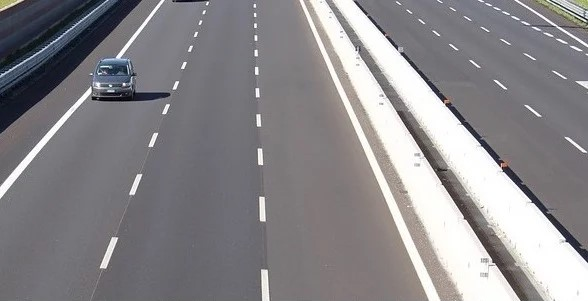
#> input picture CVL/Lab5/hough_img.jpg, 588 x 301 px
$ python l5q2.py
#> lines starting #> are read from the running program, lines starting #| are printed output that depends on the picture
import cv2
import numpy as np


def hough_transform(image_path):
#> in hough_transform, img is the input picture: shape (301, 588, 3); mean B, G, R 138.1, 135, 137.2
    def update(val):
        # Get the threshold value from the trackbar
#> called with val = 100
        threshold = cv2.getTrackbarPos('Threshold', 'Hough Transform')

        # Perform Canny edge detection
        edges = cv2.Canny(gray, 50, 150)
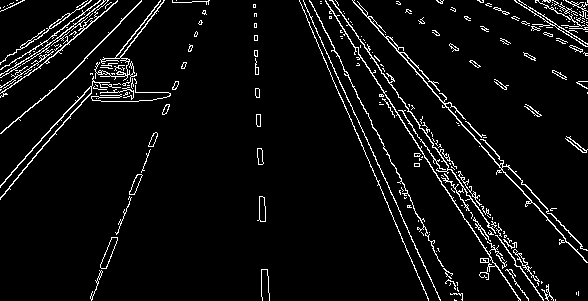
#> edges: shape (301, 588); 5.4% white in thin lines or dots

        # Apply Hough Transform to detect lines
        lines = cv2.HoughLines(edges, 1, np.pi / 180, threshold)
#> lines = 43 rows, first 8: [-272, 2.53], [-271, 2.57], [-261, 2.41], [-273, 2.71], [-268, 2.51], [-258, 2.39], [-275, 2.67], [-267, 2.43]

        # Create a black image to draw lines on
        lines_img = np.zeros_like(gray)

        if lines is not None:
            for line in lines:
                rho, theta = line[0]
                a = np.cos(theta)
                b = np.sin(theta)
                x0 = a * rho
                y0 = b * rho
                x1 = int(x0 + 1000 * (-b))
                y1 = int(y0 + 1000 * (a))
                x2 = int(x0 - 1000 * (-b))
                y2 = int(y0 - 1000 * (a))

                # Draw the lines in white on the black background
                cv2.line(lines_img, (x1, y1), (x2, y2), (255), 1)
#> this loop made 43 passes
#> (rho, theta, a, b, x0, y0, x1, y1) on passes 1 to 12: (-272, 2.53, -0.819, 0.574, 222.8, -156, -350, -975), (-271, 2.57, -0.839, 0.545, 227.3, -147.6, -317, -986), (-261, 2.41, -0.743, 0.669, 194, -174.6, -475, -917), (-273, 2.71, -0.906, 0.423, 247.4, -115.4, -175, -1021), (-268, 2.51, -0.809, 0.588, 216.8, -157.5, -370, -966), (-258, 2.39, -0.731, 0.682, 188.7, -176, -493, -907), (-275, 2.67, -0.891, 0.454, 245, -124.8, -208, -1015), (-267, 2.43, -0.755, 0.656, 201.5, -175.2, -454, -929), (125, 0.681, 0.777, 0.629, 97.14, 78.67, -532, 855), (127, 0.698, 0.766, 0.643, 97.29, 81.63, -545, 847), (-266, 2.41, -0.743, 0.669, 197.7, -178, -471, -921), (-263, 2.55, -0.829, 0.559, 218, -147.1, -341, -976)
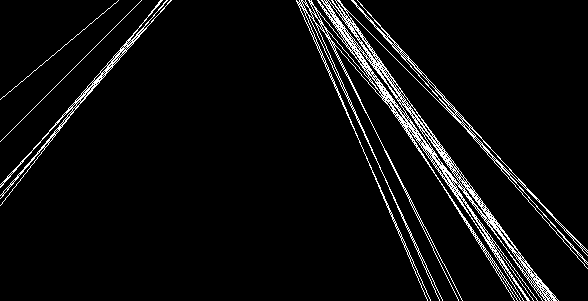
#> lines_img: shape (301, 588); 5.3% white in thin lines or dots

        # Convert grayscale image to BGR for visualization
        color_img = cv2.cvtColor(gray, cv2.COLOR_GRAY2BGR)

        # Overlay the lines on the original image
        overlay_img = np.copy(color_img)
        overlay_img[lines_img == 255] = [0, 0, 255]  # Red color for lines
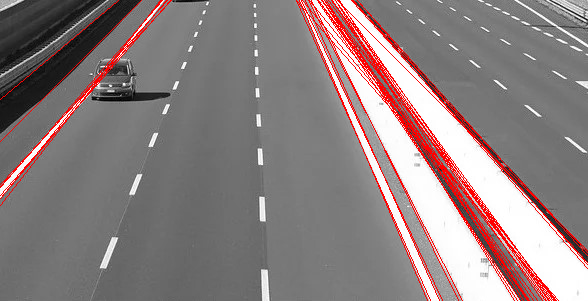
#> overlay_img: shape (301, 588, 3); mean B, G, R 127.2, 127.2, 140.6

        # Display the images
        cv2.imshow('Hough Transform', overlay_img)
        cv2.imshow('Lines Only', lines_img)

    # Load the image and convert to grayscale
    img = cv2.imread(image_path)
    gray = cv2.cvtColor(img, cv2.COLOR_BGR2GRAY)

    # Create windows
    cv2.namedWindow('Hough Transform')
    cv2.namedWindow('Lines Only')

    # Create a trackbar for adjusting the threshold
    cv2.createTrackbar('Threshold', 'Hough Transform', 100, 200, update)

    # Initial call to update function
    update(100)

    # Wait until a key is pressed
    cv2.waitKey(0)
    cv2.destroyAllWindows()


# Run the Hough Transform
hough_transform('hough_img.jpg')

$ run again, with CVL/Lab5/cow.jpg copied over CVL/Lab5/hough_img.jpg
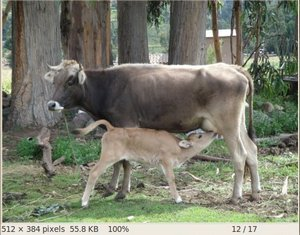
#> input picture CVL/Lab5/cow.jpg, 300 x 235 px
#> in hough_transform, img is the input picture: shape (235, 300, 3); mean B, G, R 108.8, 123.9, 121.8
#> in update, `edges = cv2.Canny(gray, 50, 150)`:
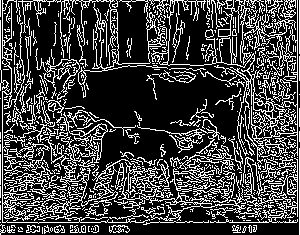
#> edges: shape (235, 300); 25.8% white in thin lines or dots
#> lines = 657 rows, first 8: [222, 1.57], [297, 0], [2, 0], [299, 0], [1, 1.57], [0, 0], [192, 1.62], [213, 1.38]
#> the loop in update, `for line in lines:` made 657 passes
#> (rho, theta, a, b, x0, y0, x1, y1) on passes 1 to 3: (222, 1.57, -4.37e-08, 1, -9.7e-06, 222, -1000, 221), (297, 0, 1, 0, 297, 0, 297, 1000), (2, 0, 1, 0, 2, 0, 2, 1000)
#> in update, `overlay_img[lines_img == 255] = [0, 0, 255]`:
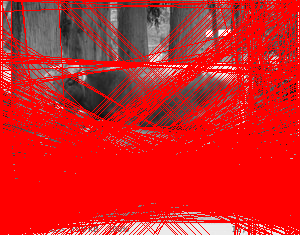
#> overlay_img: shape (235, 300, 3); mean B, G, R 34.2, 34.2, 209.3
